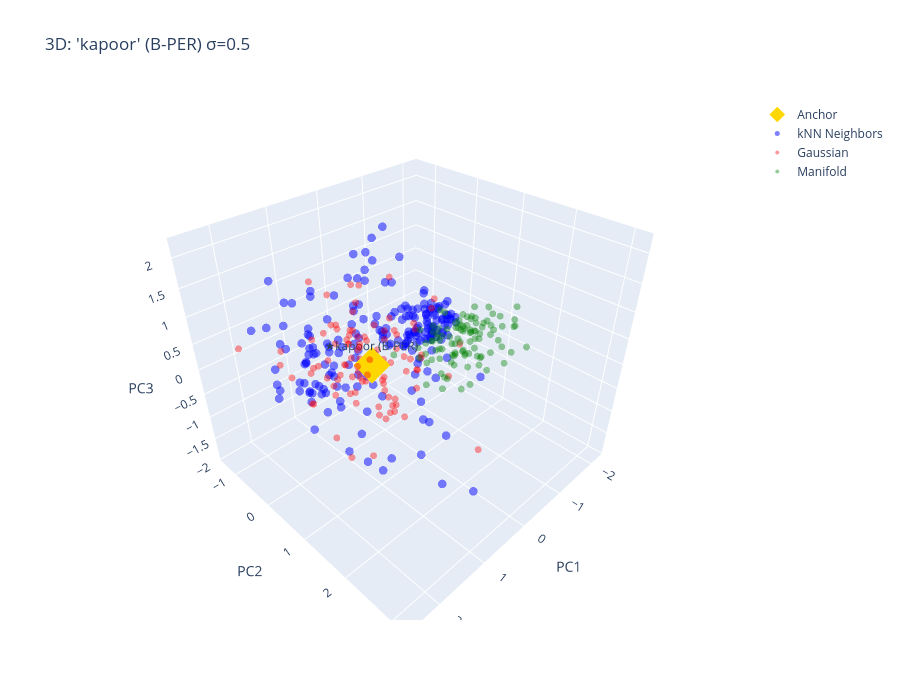

Notebook source saved alongside this figure:
### Code cell
try:
    import plotly.graph_objects as go
    HAS_PLOTLY = True
except ImportError:
    HAS_PLOTLY = False
    print("Plotly not installed. pip install plotly for 3D interactive plots.")

def plot_3d_comparison(anchor_vec, anchor_text, anchor_label, sigma=0.5, knn_k=20, n_samples=50):
    """Interactive 3D: anchor + neighbors + gaussian samples + manifold samples."""
    if not HAS_PLOTLY:
        return
    
    # Neighbors
    nids = query_index(index, k=knn_k+1, vector=anchor_vec)[1:]
    nvecs = vectors[nids]
    ntoks = [token_texts[int(i)] for i in nids]
    nlbls = [label_names[int(i)] for i in nids]
    
    # Fit PCA for 3D projection
    pca = fit_local_pca(nvecs)
    
    # Gaussian
    gauss = anchor_vec.reshape(1, -1) + np.random.randn(n_samples, anchor_vec.shape[0]).astype(np.float32) * sigma
    gauss_decoded = [get_nearest_token(v, index, token_texts, label_names) for v in gauss]
    
    # Manifold
    mani = smoother.sample_n(anchor_vec, n_samples)
    mani_decoded = [get_nearest_token(v, index, token_texts, label_names) for v in mani]
    
    # Project to 3D
    all_pts = np.vstack([anchor_vec.reshape(1, -1), nvecs, gauss, mani])
    centered = all_pts - pca.mean
    proj3 = centered @ pca.evecs[:, :3]
    
    p_a = proj3[0]
    p_n = proj3[1:1+knn_k]
    p_g = proj3[1+knn_k:1+knn_k+n_samples]
    p_m = proj3[1+knn_k+n_samples:]
    
    fig = go.Figure()
    
    # Anchor
    fig.add_trace(go.Scatter3d(x=[p_a[0]], y=[p_a[1]], z=[p_a[2]],
        mode='markers+text', marker=dict(size=12, color='gold', symbol='diamond'),
        text=[f"★{anchor_text} ({anchor_label})"], name='Anchor'))
    
    # Neighbors
    fig.add_trace(go.Scatter3d(x=p_n[:, 0], y=p_n[:, 1], z=p_n[:, 2],
        mode='markers', marker=dict(size=5, color='blue', opacity=0.5),
        text=[f"{t} ({l})" for t, l in zip(ntoks, nlbls)], name='kNN Neighbors'))
    
    # Gaussian
    fig.add_trace(go.Scatter3d(x=p_g[:, 0], y=p_g[:, 1], z=p_g[:, 2],
        mode='markers', marker=dict(size=4, color='red', opacity=0.4),
        text=[f"{t} ({l})" for t, l in gauss_decoded], name='Gaussian'))
    
    # Manifold
    fig.add_trace(go.Scatter3d(x=p_m[:, 0], y=p_m[:, 1], z=p_m[:, 2],
        mode='markers', marker=dict(size=4, color='green', opacity=0.4),
        text=[f"{t} ({l})" for t, l in mani_decoded], name='Manifold'))
    
    fig.update_layout(title=f"3D: '{anchor_text}' ({anchor_label}) σ={sigma}",
                      scene=dict(xaxis_title='PC1', yaxis_title='PC2', zaxis_title='PC3'),
                      width=900, height=700)
    fig.show()

# Show 3D for one token
if selected_tokens and HAS_PLOTLY:
    first_key = list(selected_tokens.keys())[0]
    idx, tok, vec, lbl = selected_tokens[first_key]
    plot_3d_comparison(vec, tok, lbl, sigma=SIGMA, knn_k=KNN_K, n_samples=N_SAMPLES)

### Figure 1 — Plotly figure (JSON) as saved in the notebook; plotly's stock layout.template omitted (floating-point values rounded to 4 significant figures; data arrays with more than 128 entries replaced by an {"elided": "..."} marker saying what was removed)
{"data": [{"marker": {"color": "gold", "size": 12, "symbol": "diamond"}, "mode": "markers+text", "name": "Anchor", "text": ["★kapoor (B-PER)"], "type": "scatter3d", "x": [1.22], "y": [1.123], "z": [0.7044]}, {"marker": {"color": "blue", "opacity": 0.5, "size": 5}, "mode": "markers", "name": "kNN Neighbors", "text": {"elided": "200 str values"}, "type": "scatter3d", "x": {"elided": "200 float values"}, "y": {"elided": "200 float values"}, "z": {"elided": "200 float values"}}, {"marker": {"color": "red", "opacity": 0.4, "size": 4}, "mode": "markers", "name": "Gaussian", "text": ["kapoor (B-PER)", "kapoor (B-PER)", "kapoor (B-PER)", "kapoor (B-PER)", "kapoor (B-PER)", "kapoor (B-PER)", "kapoor (B-PER)", "kapoor (B-PER)", "kapoor (B-PER)", "kapoor (B-PER)", "kapoor (B-PER)", "kapoor (B-PER)", "kapoor (B-PER)", "kapoor (B-PER)", "kapoor (B-PER)", "kapoor (B-PER)", "kapoor (B-PER)", "kapoor (B-PER)", "kapoor (B-PER)", "kapoor (B-PER)", "kapoor (B-PER)", "kapoor (B-PER)", "kapoor (B-PER)", "kapoor (B-PER)", "kapoor (B-PER)", "kapoor (B-PER)", "kapoor (B-PER)", "kapoor (B-PER)", "kapoor (B-PER)", "kapoor (B-PER)", "kapoor (B-PER)", "kapoor (B-PER)", "kapoor (B-PER)", "kapoor (B-PER)", "kapoor (B-PER)", "kapoor (B-PER)", "kapoor (B-PER)", "kapoor (B-PER)", "kapoor (B-PER)", "kapoor (B-PER)", "kapoor (B-PER)", "kapoor (B-PER)", "kapoor (B-PER)", "kapoor (B-PER)", "kapoor (B-PER)", "kapoor (B-PER)", "kapoor (B-PER)", "croft (B-PER)", "kapoor (B-PER)", "kapoor (B-PER)", "kapoor (B-PER)", "kapoor (B-PER)", "kapoor (B-PER)", "kapoor (B-PER)", "kapoor (B-PER)", "kapoor (B-PER)", "kapoor (B-PER)", "kapoor (B-PER)", "kapoor (B-PER)", "kapoor (B-PER)", "kapoor (B-PER)", "kapoor (B-PER)", "kapoor (B-PER)", "kapoor (B-PER)", "kapoor (B-PER)", "kapoor (B-PER)", "kapoor (B-PER)", "kapoor (B-PER)", "kapoor (B-PER)", "kapoor (B-PER)", "kapoor (B-PER)", "kapoor (B-PER)", "kapoor (B-PER)", "kapoor (B-PER)", "kapoor (B-PER)", "kapoor (B-PER)", "kapoor (B-PER)", "kapoor (B-PER)", "kapoor (B-PER)", "kapoor (B-PER)", "kapoor (B-PER)", "kapoor (B-PER)", "kapoor (B-PER)", "kapoor (B-PER)", "kapoor (B-PER)", "kapoor (B-PER)", "kapoor (B-PER)", "kapoor (B-PER)", "kapoor (B-PER)", "kapoor (B-PER)", "kapoor (B-PER)", "kapoor (B-PER)", "kapoor (B-PER)", "kapoor (B-PER)", "kapoor (B-PER)", "kapoor (B-PER)", "kapoor (B-PER)", "kapoor (B-PER)", "kapoor (B-PER)", "kapoor (B-PER)"], "type": "scatter3d", "x": [1.693, 1.117, 0.9298, 1.038, 0.9381, 1.427, 1.357, 0.3236, 0.3218, 1.307, 0.3759, 1.559, 1.001, 1.424, 2.04, 0.7714, 0.8601, 0.571, 2.185, 0.6904, 0.948, 1.807, 2.203, 1.351, 1.314, 1.809, 1.424, 0.4023, 1.334, 1.382, 0.9339, 1.163, 1.08, 1.208, 1.27, 1.076, 1.116, 1.715, 1.317, 0.8787, 1.332, 1.099, 0.9495, 1.97, 0.1493, 1.906, 1.412, 1.326, 1.372, 1.549, 1.592, 1.182, 1.321, 0.9568, 0.00707, 0.7111, 1.408, 0.8896, 1.107, 1.008, 1.982, 1.741, 0.2259, 1.524, 0.8256, 1.307, 1.885, 1.227, 1.472, 1.651, 1.622, 1.642, 0.6768, 0.8385, 0.8356, 1.2, 2.516, 1.15, 1.326, 1.43, 1.013, 2.211, 1.195, 1.946, 1.171, 1.457, 0.588, 1.036, 2.265, 2.086, 1.794, 2.017, 1.89, 0.7407, 1.262, 2.107, -0.01361, 0.7132, 2.076, 2.374], "y": [0.9873, 0.636, 1.505, 2.12, 1.079, 1.492, 0.9934, 0.4289, 1.159, 0.5992, 1.876, 1.26, 1.621, 1.096, 0.7574, 0.6398, 0.9837, 0.8228, 1.444, 0.07343, 1.866, 1.765, 0.2612, 0.194, 0.876, 1.278, 0.9626, 0.6447, 1.479, 1.171, 1.102, 0.7413, 1.347, 0.8813, 0.3578, 0.8676, 0.498, 1.482, 0.7986, 1.581, 0.7505, 1.236, 0.794, 0.8723, 0.9176, 1.125, 1.602, 2.146, 0.7739, 0.7217, 1.332, 1.064, 1.907, 0.6146, 0.2303, 1.116, 1.03, 0.8901, 1.489, 1.914, 1.625, 1.641, 1.414, 1.738, 2.867, -0.1173, 0.9876, 1.637, 1.387, 0.2762, 0.2679, 0.9069, 1.093, 1.214, 1.183, 0.6373, 2.183, 1.479, 1.589, 1.1, 1.806, 0.9786, 1.185, 1.157, 0.939, 0.9538, 0.08974, -0.06628, 0.6302, 0.1331, 1.004, 0.7427, 2.013, -0.2707, 0.638, 1.827, 1.734, 1.56, 1.199, -0.5698], "z": [0.6999, 1.354, 0.9004, 1.999, 0.05518, 0.1, 0.9744, 0.5727, 0.1712, 0.4899, 0.4524, 1.94, 0.7362, 0.5722, 0.2374, 0.08984, 0.5565, 1.091, 0.1122, 0.5826, 1.117, -0.2652, 0.761, 0.8871, 1.963, 1.077, 0.2217, 0.09257, 0.682, 0.5233, 1.005, 0.3568, -0.1458, 0.2707, 0.7355, 0.9405, 0.7225, 1.427, 1.197, 0.8686, 0.9479, 0.3575, 0.5006, 0.9371, 0.8561, 0.533, 0.8393, 0.8993, 0.06338, 0.3973, 1.355, 0.4884, 0.2526, 1.716, 1.351, 0.7436, 0.7281, 0.7009, 0.2174, 1.116, 1.158, 1.072, 1.523, 0.236, -0.06753, 1.626, 1.049, 0.2601, 1.057, 0.4338, 0.9329, 1.479, 0.9656, 1.167, -0.365, 0.5758, 0.4699, 0.1123, 0.4321, 1.281, 1.533, 0.4658, 1.403, 0.7338, 1.085, 1.252, -0.01302, 1.32, 0.7646, 0.8835, 1.589, 0.7703, 0.8278, 0.4786, 0.9379, 0.9079, 0.7763, 0.5813, 0.9622, 0.7295]}, {"marker": {"color": "green", "opacity": 0.4, "size": 4}, "mode": "markers", "name": "Manifold", "text": ["kapoor (B-PER)", "kapoor (B-PER)", "kapoor (B-PER)", "kapoor (B-PER)", "kapoor (B-PER)", "kapoor (B-PER)", "kapoor (B-PER)", "kapoor (B-PER)", "kapoor (B-PER)", "kapoor (B-PER)", "kapoor (B-PER)", "kapoor (B-PER)", "kapoor (B-PER)", "kapoor (B-PER)", "kapoor (B-PER)", "kapoor (B-PER)", "rory (B-PER)", "kapoor (B-PER)", "kapoor (B-PER)", "kapoor (B-PER)", "rory (B-PER)", "kapoor (B-PER)", "kapoor (B-PER)", "kapoor (B-PER)", "kapoor (B-PER)", "kapoor (B-PER)", "kapoor (B-PER)", "kapoor (B-PER)", "kapoor (B-PER)", "kapoor (B-PER)", "kapoor (B-PER)", "kapoor (B-PER)", "kapoor (B-PER)", "kapoor (B-PER)", "kapoor (B-PER)", "kapoor (B-PER)", "kapoor (B-PER)", "kapoor (B-PER)", "duffy (B-PER)", "kapoor (B-PER)", "kapoor (B-PER)", "kapoor (B-PER)", "kapoor (B-PER)", "kapoor (B-PER)", "kapoor (B-PER)", "kapoor (B-PER)", "kapoor (B-PER)", "kapoor (B-PER)", "kapoor (B-PER)", "kapoor (B-PER)", "kapoor (B-PER)", "kapoor (B-PER)", "kapoor (B-PER)", "kapoor (B-PER)", "kapoor (B-PER)", "kapoor (B-PER)", "kapoor (B-PER)", "kapoor (B-PER)", "kapoor (B-PER)", "kapoor (B-PER)", "kapoor (B-PER)", "kapoor (B-PER)", "kapoor (B-PER)", "kapoor (B-PER)", "kapoor (B-PER)", "kapoor (B-PER)", "kapoor (B-PER)", "kapoor (B-PER)", "kapoor (B-PER)", "kapoor (B-PER)", "kapoor (B-PER)", "kapoor (B-PER)", "kapoor (B-PER)", "kapoor (B-PER)", "kapoor (B-PER)", "kapoor (B-PER)", "kapoor (B-PER)", "kapoor (B-PER)", "kapoor (B-PER)", "kapoor (B-PER)", "kapoor (B-PER)", "kapoor (B-PER)", "kapoor (B-PER)", "kapoor (B-PER)", "kapoor (B-PER)", "kapoor (B-PER)", "kapoor (B-PER)", "kapoor (B-PER)", "kapoor (B-PER)", "kapoor (B-PER)", "kapoor (B-PER)", "kapoor (B-PER)", "kapoor (B-PER)", "kapoor (B-PER)", "rory (B-PER)", "kapoor (B-PER)", "kapoor (B-PER)", "kapoor (B-PER)", "kapoor (B-PER)", "kapoor (B-PER)"], "type": "scatter3d", "x": [-1.096, -0.02921, -1.491, -0.6374, -1.131, -1.187, -0.8228, -0.4766, -0.1941, -1.246, -0.6358, -0.9355, -1.229, -0.4846, -0.9651, -0.7242, -2.157, -0.8625, -0.9571, -1.452, -1.834, -0.7238, -1.615, -0.9953, -0.4844, 0.2305, -0.491, -0.8931, -1.572, -1.029, -0.1902, -1.552, -1.354, -2.08, -0.9963, -1.568, -1.288, -1.351, -1.778, -1.022, -0.5976, -1.494, -0.9139, -0.7554, -0.9296, 0.1098, -0.2762, -0.9806, -0.9096, -0.6606, -0.6153, -1.421, -0.475, -0.5142, -1.012, -1.313, -1.331, -1.256, 0.1667, -1.795, -0.5284, -1.067, -0.7883, -0.776, -0.372, -1.578, -1.513, -0.3517, -1.195, -0.02365, -1.273, -1.19, -0.2962, -0.3846, -1.812, -0.8643, -0.7461, -0.1801, -1.524, -1.371, -0.7771, -0.7374, -1.545, -0.4983, -0.253, -0.05661, -0.7682, -0.07359, -0.5631, -0.8573, -0.5526, -0.3302, -0.6143, -0.7076, -2.204, -0.08181, -1.472, -0.003411, -1.131, -1.24], "y": [1.066, 1.638, 1.011, 1.129, 1.298, 1.673, 0.9446, 0.8781, 1.222, 0.7244, 0.2945, 0.4904, 1.396, 0.6149, 0.9905, 0.3561, 0.762, 0.9874, 1.571, 1.215, 0.3659, 0.6829, 1.578, 1.245, 0.8422, 1.126, 0.5783, 1.41, 0.7699, 1.536, 0.6861, 1.623, 0.7611, 1.284, 0.7982, 0.7362, 0.7635, 0.6119, 1.166, 1.126, 1.451, 1.105, 0.6156, 1.187, 1.036, 1.175, 1.286, 1.014, 1.656, 0.6916, 1.064, 0.7967, 1.253, 1.097, 1.033, 0.8867, 0.9805, 1.706, 0.4726, 0.5906, 1.428, 1.068, 1.096, 0.6431, 1.271, 1.601, 1.079, 1.08, 0.6447, 1.174, 0.9123, 1.64, 1.583, 1.045, 1.755, 0.7241, 1.158, 1.31, 0.9311, 1.029, 1.048, 1.569, 1.324, 0.7213, 0.9438, 1.383, 0.6616, 1.112, 1.129, 1.51, 0.6762, 1.368, 1.547, 1.113, 1.207, 1.928, 1.014, 1.264, 1.023, 1.053], "z": [0.1952, 0.5649, -0.5657, -0.01209, 0.4643, 0.1382, -0.2298, 0.4706, -0.1398, 0.01489, 0.09857, 0.4598, 0.6447, -0.859, 0.3431, -0.1936, -0.3739, 0.4971, -0.2832, 0.2396, -0.1165, 0.01365, 0.4415, 0.3354, 0.2565, 0.3403, -0.2076, 0.3123, 0.1472, 0.3884, 0.1202, -0.1788, 0.08077, 0.38, 0.3119, 0.3644, 0.04294, 0.02694, -0.2457, 0.5703, 0.1805, 0.5432, 0.4694, 0.01583, 0.2773, 0.2086, -0.2555, -0.1501, 0.1449, 0.1887, -0.2015, -0.03089, -0.09029, 0.3791, -0.2681, -0.1846, -0.08846, -0.2197, 0.04614, -0.3088, 0.1978, -0.5314, 0.1478, -0.2064, 0.3958, 0.3299, 0.2437, 0.2098, 0.04854, 0.731, 0.03441, 0.5244, -0.32, 0.4318, -0.1284, 0.2085, 0.7346, -0.16, -0.09465, -0.4635, 0.4201, -0.06596, 0.4306, 0.1226, 0.3553, -0.292, -0.4047, 0.1456, 0.006128, 0.01922, 0.392, 0.4585, 0.3229, 0.2589, -0.1107, 0.0799, 0.1067, 0.4418, 0.4264, 0.3099]}], "layout": {"height": 700, "scene": {"xaxis": {"title": {"text": "PC1"}}, "yaxis": {"title": {"text": "PC2"}}, "zaxis": {"title": {"text": "PC3"}}}, "title": {"text": "3D: 'kapoor' (B-PER) σ=0.5"}, "width": 900}}
